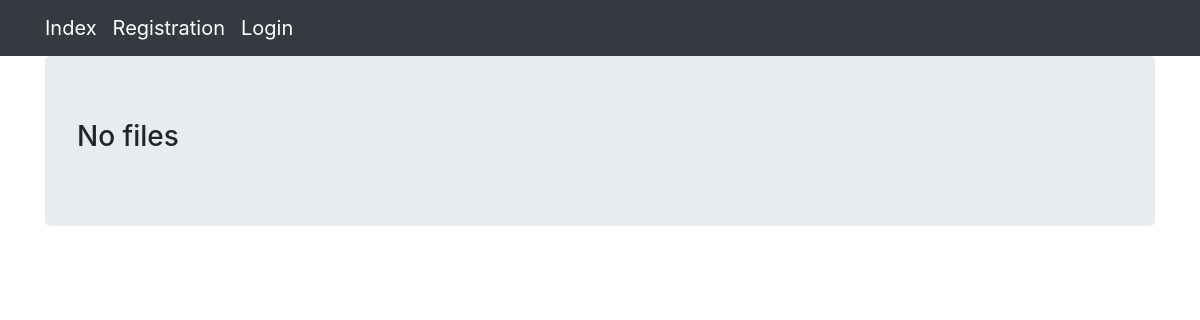
Page /ocr/history/3 on the earlier database version.
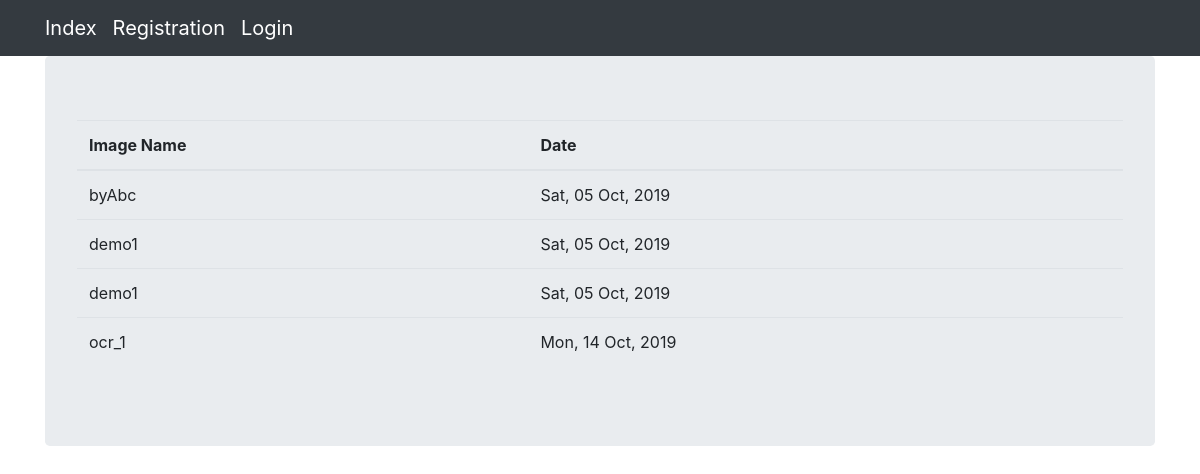
Same page on the later database version.
### ocr_app/models.py (models this page shows, shortened)
class Upload(models.Model):
    FileName = models.CharField(max_length=150, default='')
    File = models.FileField(upload_to='upload/')
    operation = models.CharField(max_length=50, choices=operations, default='1')
    user = models.ForeignKey(User, on_delete=models.CASCADE)
    date = models.DateTimeField(default=datetime.now, blank=True)

### ocr_app/views.py (the view)
# urls.py: path('history/<int:pk>', views.history, name='logs'),
def history(request, pk=None):
    uploadObj = Upload.objects.all().filter(user=pk)
    success = False
    allFile = []
    date = []
    for value in uploadObj:
        allFile.append(value.FileName)
        success = True
        print(value.FileName)
        date.append(value.date)
    mylist = zip(allFile, date)
    return render(request, "history.html", {"success": success, "mylist": mylist})

### templates/history.html
{% extends "base.html" %}
{% load mytags %}
{% block body_block %}
<div class="jumbotron">
    {% if success %}
    <table class="table">
        <thead>
             <tr>
                <th>Image Name</th>
                <th>Date</th>
            </tr>
        </thead>
        <tbody>
        {% for file,date in mylist %}
            <tr>
                    <td>{{ file }}</td>
                    <td>{{ date|date:'D, d M, Y' }}</td>
            </tr>
        {% endfor %}
        </tbody>
    </table>
    {% else %}
        <h3> No files </h3>
    {% endif %}
</div>
{% endblock %}

### templates/base.html (shortened to what this page needs)
<!DOCTYPE html>
<html lang="en">
<head>
    <link rel="stylesheet" href="https://stackpath.bootstrapcdn.com/bootstrap/4.3.1/css/bootstrap.min.css">
</head>
<body>
    <nav class="navbar navbar-expand-md navbar-dark bg-dark">
            <div class="container">
             <ul class="nav navbar-nav">
                <li><a class="navbar-brand" href="{% url 'index' %}">Index</a></li>
                 <li><a class="navbar-brand" href="{% url 'ocr_app:register' %}">Registration</a></li>
                 {% if user.is_authenticated %}
                    <li><a class="navbar-brand" href="{% url 'ocr_app:logout' %}">logout</a></li>
                 {% else %}
                    <li><a class="navbar-brand" href="{% url 'ocr_app:login' %}">Login</a></li>
                 {% endif %}
            </ul>
       </div>
    </nav>
    <div class="container">
        {% block body_block %}
        {% endblock %}
    </div>
</body>
</html>

Differences in the rows shown:
now on this page (row edited): Upload: mylist "byAbc", mylist "Sat, 05 Oct, 2019"
now on this page (row edited): Upload: mylist "demo1", mylist "Sat, 05 Oct, 2019"
now on this page (row edited): Upload: mylist "demo1", mylist "Sat, 05 Oct, 2019"
now on this page (row edited): Upload: mylist "ocr_1", mylist "Mon, 14 Oct, 2019"
Other differences:
text no longer shown: "No files"
text now shown: "Image Name Date"
